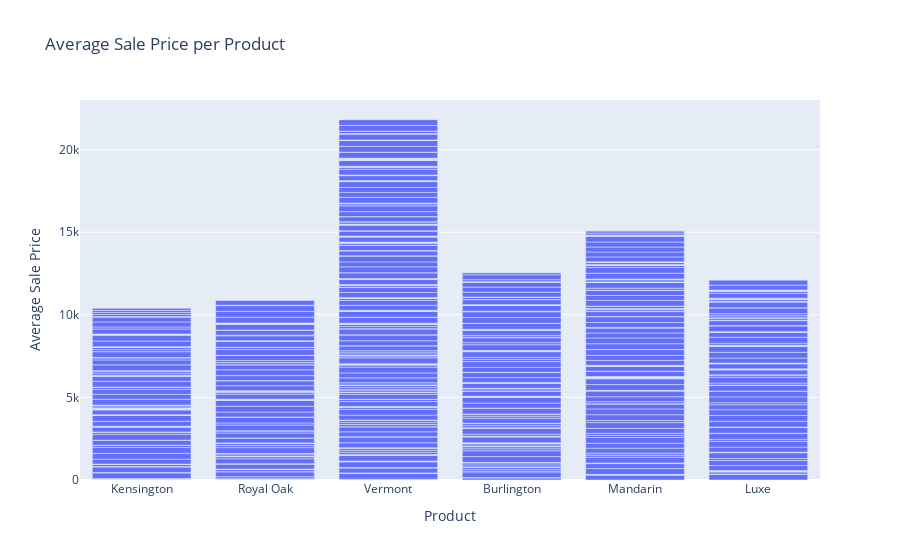

Notebook code cell kept with this figure:
### Code cell
fig = px.bar(sales_data, x='Product', y='Average Sale Price', title='Average Sale Price per Product')

fig.show()

### Figure 1 — Plotly figure (JSON) as saved in the notebook; plotly's stock layout.template omitted (floating-point values rounded to 4 significant figures; data arrays with more than 128 entries replaced by an {"elided": "..."} marker saying what was removed)
{"data": [{"alignmentgroup": "True", "hovertemplate": "Product=%{x}<br>Average Sale Price=%{y}<extra></extra>", "legendgroup": "", "marker": {"color": "#636efa", "pattern": {"shape": ""}}, "name": "", "offsetgroup": "", "orientation": "v", "showlegend": false, "textposition": "auto", "type": "bar", "x": {"elided": "700 str values"}, "xaxis": "x", "y": {"elided": "700 int values"}, "yaxis": "y"}], "layout": {"barmode": "relative", "legend": {"tracegroupgap": 0}, "title": {"text": "Average Sale Price per Product"}, "xaxis": {"anchor": "y", "domain": [0, 1], "title": {"text": "Product"}}, "yaxis": {"anchor": "x", "domain": [0, 1], "title": {"text": "Average Sale Price"}}}}
